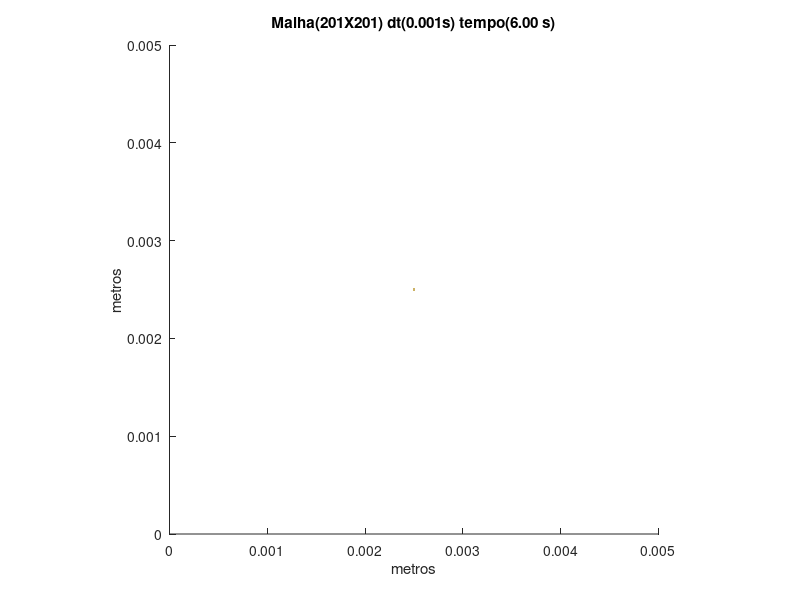

This figure's MATLAB source:
set (gca,'PlotBoxAspectRatio',[1 1 1],'Xlim',[0,0.005],'Ylim',[0,0.005])
hold on
title('Malha(201X201) dt(0.001s) tempo(6.00 s)')
hold on
ylabel('metros')
hold on
xlabel('metros')
hold on

fill([0.00248756218905473 0.00248756218905473 0.00251243781094527 0.00251243781094527],[0.00248756218905473 0.00251243781094527 0.00251243781094527 0.00248756218905473],[0.8,0.7,0.4],'LineStyle','none')
